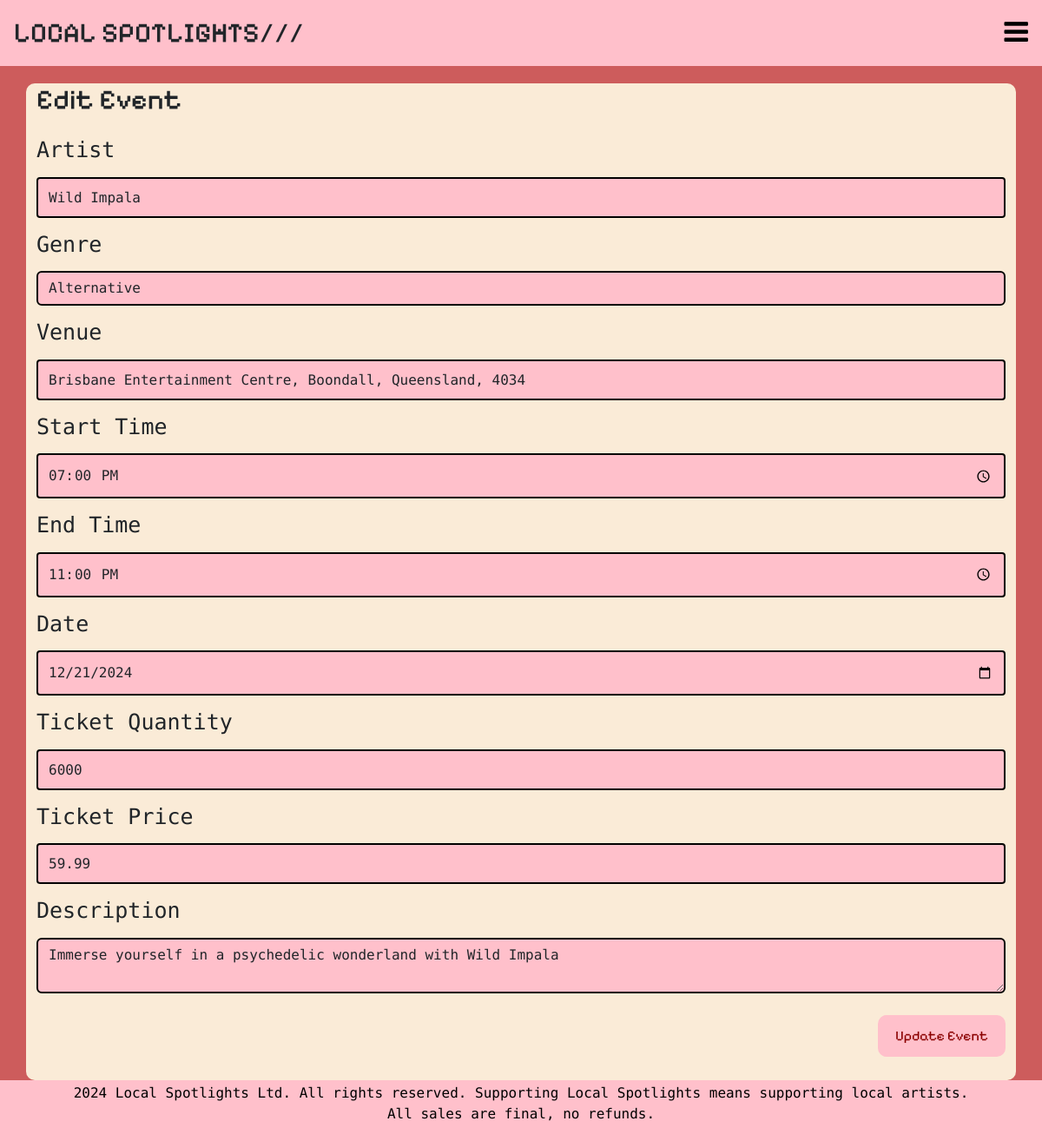
The app's page /events/7/edit-event (signed in) with its own data.
### local_spotlights/models.py (models this page shows, shortened)
class Event(db.Model):
    __tablename__ = 'events'
    id = db.Column(db.Integer, primary_key=True)
    artist = db.Column(db.String(80))
    description = db.Column(db.String(200))
    img = db.Column(db.String(400))
    genre = db.Column(db.String(100))
    venue = db.Column(db.String(300))
    date = db.Column(db.Date)
    start_time = db.Column(db.Time)
    end_time = db.Column(db.Time)
    ticket_quantity = db.Column(db.Integer)
    ticket_price = db.Column(db.Float(20))
    comments = db.relationship('Comment', backref='event')
    status = db.relationship('EventStatus', backref='event', uselist=False)
    order = db.relationship('Order', backref="event")
    user_id = db.Column(db.Integer, db.ForeignKey('users.id'))

### local_spotlights/events.py (the view, shortened to what this page needs)
@eventbp.route('/<id>/edit-event', methods=['GET', 'POST'])
@login_required
def edit_event(id):
    event = db.session.scalar(db.select(Event).where(Event.id == id))
    if not event:
        abort(404)
    if event.user_id != current_user.id:
        flash('You are not authorized to edit this event', 'danger')
        return redirect(url_for('eventbp.my_events'))
    form = EditEventForm(obj=event)
    return render_template('events/edit_event.html', form=form, event=event)

### local_spotlights/forms.py (shortened to what this page needs)
class EditEventForm(FlaskForm):
    artist = StringField('Artist', validators=[InputRequired()])
    genre = SelectField("Genre", choices=[('rock', 'Rock'), ('metal', 'Metal'), ('pop', 'Pop'), ('blues/jazz', 'Blues/Jazz'), ('country', 'Country'), ('alternative', 'Alternative')])
    venue = StringField('Venue', validators=[InputRequired()])
    start_time = TimeField('Start Time', validators=[InputRequired()])
    end_time = TimeField('End Time', validators=[InputRequired()])
    date = DateField('Date', validators=[InputRequired()])
    ticket_quantity = IntegerField('Ticket Quantity', validators=[InputRequired()])
    ticket_price = FloatField('Ticket Price', validators=[InputRequired()])
    description = TextAreaField('Description', validators=[InputRequired()])
    submit = SubmitField('Update Event')

### local_spotlights/templates/events/edit_event.html (shortened to what this page needs)
{% extends "base.html" %}
{% block head %}
{{ super() }}
<link rel="stylesheet" type="text/css" href="{{ url_for('static', filename='styles/create_event_style.css') }}" />
{% endblock head %}
    {% block content %}
    <div class="main_container">
        <div class="container">
            <h2>Edit Event</h2>
            <form method="POST" action="{{ url_for('event.edit_event', id=event.id) }}" enctype="multipart/form-data">
                <div class="form-group">
                    {{ form.artist.label }} {{ form.artist(class="form-control") }}
                </div>
                <div class="form-group">
                    {{ form.genre.label }} {{ form.genre(class="form-control") }}
                </div>
                <div class="form-group">
                    {{ form.venue.label }} {{ form.venue(class="form-control") }}
                </div>
                <div class="form-group">
                    {{ form.start_time.label }} {{ form.start_time(class="form-control") }}
                </div>
                <div class="form-group">
                    {{ form.end_time.label }} {{ form.end_time(class="form-control") }}
                </div>
                <div class="form-group">
                    {{ form.date.label }} {{ form.date(class="form-control") }}
                </div>
                <div class="form-group">
                    {{ form.ticket_quantity.label }} {{ form.ticket_quantity(class="form-control") }}
                </div>
                <div class="form-group">
                    {{ form.ticket_price.label }} {{ form.ticket_price(class="form-control") }}
                </div>
                <div class="form-group">
                    {{ form.description.label }} {{ form.description(class="form-control") }}
                </div>
                <div class="form-group" style="margin-left:auto; margin-right: auto;
         margin-top:25px; display: block; padding-bottom: 50px;">
                    {{ form.submit(class="btn btn-primary") }}
                </div>
            </form>
        </div>
    </div>
    {% endblock content %}

### local_spotlights/static/styles/create_event_style.css (style rules this page uses)
body { background-color: indianred !important; font-size: 30px; font-family: Pixelify Sans !important; font-weight: 500; }
label { font-size: 25px; font-family: Azeret Mono; }
input[type=text], input[type=number], input[type=time], input[type=date], select, textarea { width: 100%; padding: 12px; border: 1px solid #ccc; border-radius: 4px; box-sizing: border-box; resize: vertical; background-color: pink; }
label { padding: 12px 12px 12px 0; display: inline-block; }
input[type=submit] { background-color: pink; color: darkred; padding: 12px 20px; border-radius:10px; border: none; cursor: pointer; float: right; }
.container { background-color: antiquewhite; border-radius: 10px; height: auto; padding-bottom: 25px; width: 100%; height: 100% }
.form-control { background-color: pink !important; height: 100% !important; width: auto; font-family:Azeret Mono !important; border: 2px solid black !important; }

### records on screen
Event: artist "Wild Impala", genre "Alternative", venue "Brisbane Entertainment Centre, Boondall, Queensland, 4034", start_time "19:00", end_time "23:00", date "12/21/2024", ticket_quantity "6000", ticket_price "59.99", description "Immerse yourself in a psychedelic wonderland with Wild Impala"
